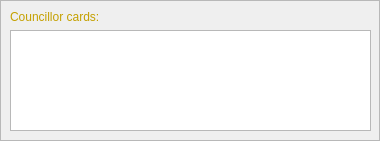
         <widget class="QFrame" name="frame_3">
          <property name="enabled">
           <bool>true</bool>
          </property>
          <property name="geometry">
           <rect>
            <x>10</x>
            <y>410</y>
            <width>380</width>
            <height>141</height>
           </rect>
          </property>
          <property name="sizePolicy">
           <sizepolicy hsizetype="Preferred" vsizetype="Preferred">
            <horstretch>0</horstretch>
            <verstretch>0</verstretch>
           </sizepolicy>
          </property>
          <property name="frameShape">
           <enum>QFrame::StyledPanel</enum>
          </property>
          <property name="frameShadow">
           <enum>QFrame::Raised</enum>
          </property>
          <widget class="QWidget" name="layoutWidget">
           <property name="geometry">
            <rect>
             <x>10</x>
             <y>10</y>
             <width>361</width>
             <height>121</height>
            </rect>
           </property>
           <layout class="QVBoxLayout" name="verticalLayout_2">
            <item>
             <widget class="QLabel" name="label_2">
              <property name="palette">
               <palette>
                <active>
                 <colorrole role="WindowText">
                  <brush brushstyle="SolidPattern">
                   <color alpha="255">
                    <red>196</red>
                    <green>160</green>
                    <blue>0</blue>
                   </color>
                  </brush>
                 </colorrole>
                </active>
                <inactive>
                 <colorrole role="WindowText">
                  <brush brushstyle="SolidPattern">
                   <color alpha="255">
                    <red>196</red>
                    <green>160</green>
                    <blue>0</blue>
                   </color>
                  </brush>
                 </colorrole>
                </inactive>
                <disabled>
                 <colorrole role="WindowText">
                  <brush brushstyle="SolidPattern">
                   <color alpha="255">
                    <red>42</red>
                    <green>43</green>
                    <blue>41</blue>
                   </color>
                  </brush>
                 </colorrole>
                </disabled>
               </palette>
              </property>
              <property name="text">
               <string>Councillor cards:</string>
              </property>
             </widget>
            </item>
            <item>
             <widget class="QListWidget" name="councilCardBoard">
              <property name="sizePolicy">
               <sizepolicy hsizetype="Expanding" vsizetype="Expanding">
                <horstretch>0</horstretch>
                <verstretch>0</verstretch>
               </sizepolicy>
              </property>
              <property name="minimumSize">
               <size>
                <width>0</width>
                <height>0</height>
               </size>
              </property>
             </widget>
            </item>
           </layout>
          </widget>
         </widget>
